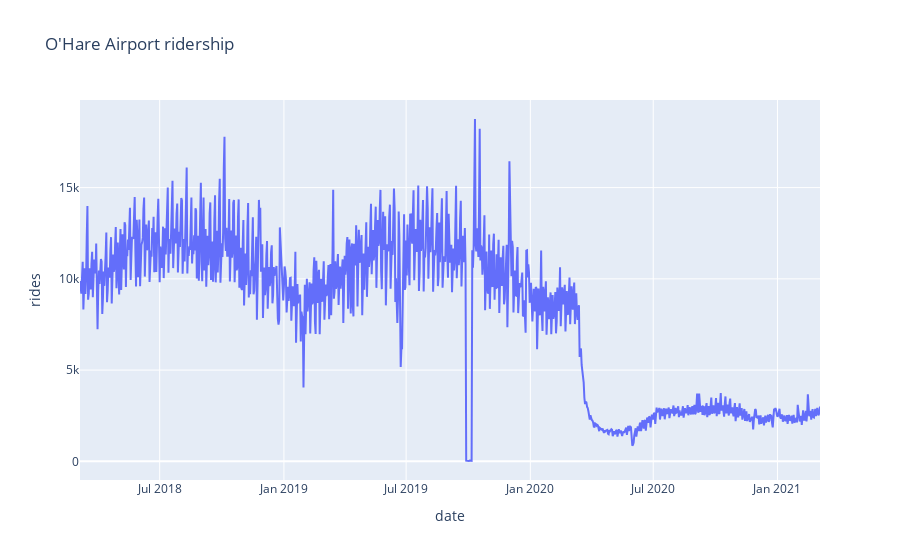

The cell this chart's notebook holds for it:
### Code cell
fig = go.Figure(data=go.Scatter(x=globals()['station_id_'+str(station_id) + '_df'].date , y=globals()['station_id_'+str(station_id) + '_df'].rides, mode='lines'), layout = go.Layout(title=str(globals()['station_id_'+str(station_id) + '_df'].iloc[0]['stationname'])+' ridership', xaxis_title="date",yaxis_title="rides"))
fig.show()

### Figure 1 — Plotly figure (JSON) as saved in the notebook; plotly's stock layout.template omitted (floating-point values rounded to 4 significant figures; data arrays with more than 128 entries replaced by an {"elided": "..."} marker saying what was removed)
{"data": [{"mode": "lines", "type": "scatter", "x": {"elided": "1097 str values"}, "y": {"elided": "1097 int values"}}], "layout": {"title": {"text": "O'Hare Airport ridership"}, "xaxis": {"title": {"text": "date"}}, "yaxis": {"title": {"text": "rides"}}}}
